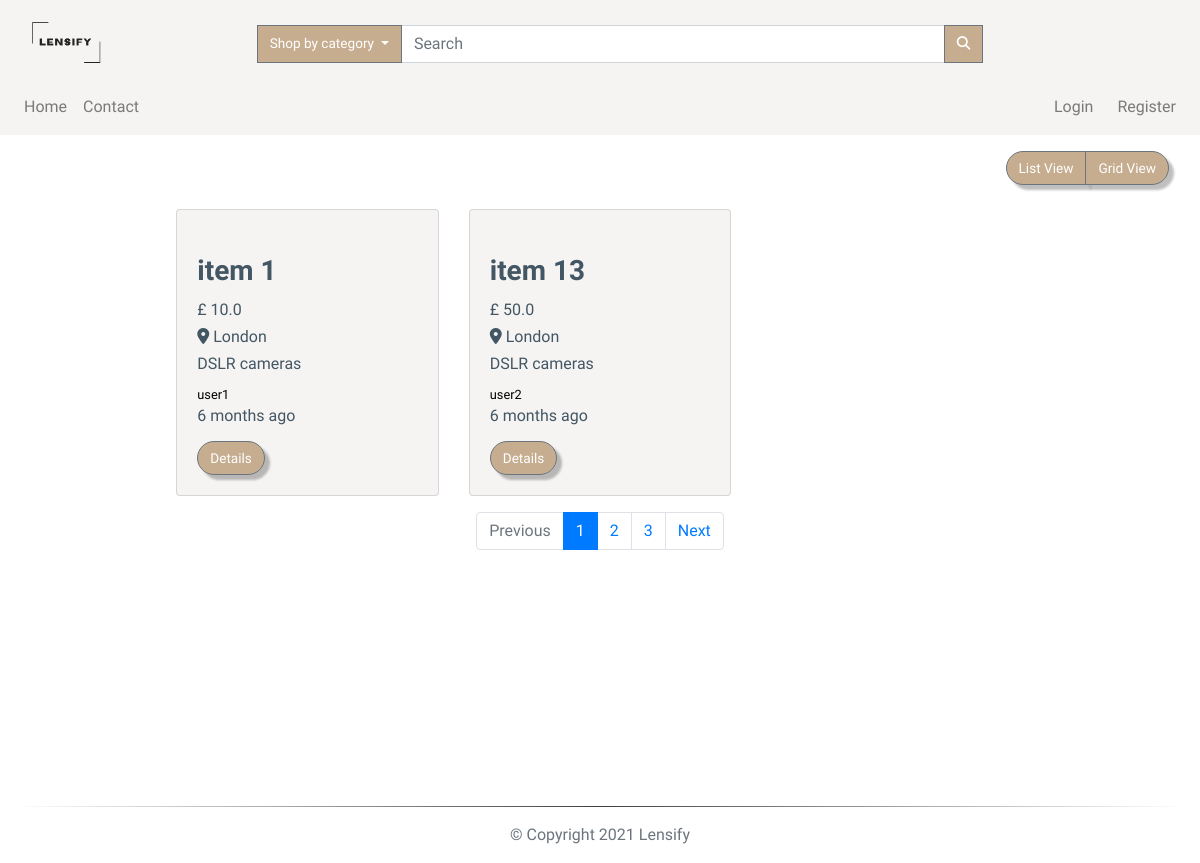
The app's page /search/cat/1, older data.
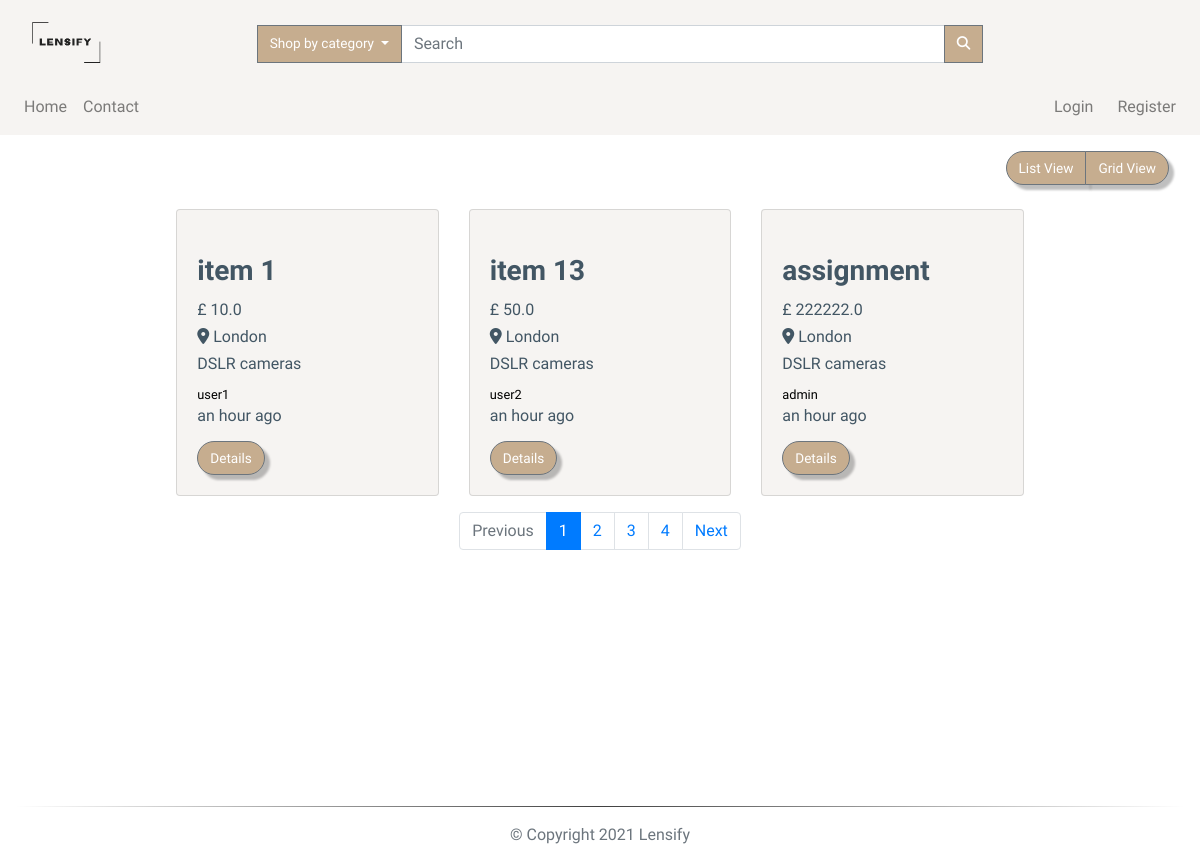
The same page, newer data.
### app/models.py (models this page shows, shortened)
class TimestampMixin(object):
    created_at = db.Column(db.DateTime, nullable=False,
                           default=datetime.utcnow)
    updated_at = db.Column(db.DateTime, onupdate=datetime.utcnow)

class ItemForSale(db.Model, TimestampMixin):
    __tablename__ = "for_sale"
    id = db.Column(db.Integer, primary_key=True)
    title = db.Column(db.String(100), nullable=False)
    description = db.Column(db.Text, nullable=False)
    quantity = db.Column(db.Integer, nullable=False, default=1)
    condition = db.Column(db.String(50), nullable=False)
    item_city = db.Column(db.String(50), nullable=False)
    price = db.Column(db.Float, nullable=False)
    item_views = db.Column(db.Integer, default=0)
    image_file = db.Column(db.String(80), nullable=False,
                           default="item.jpg")
    sold = db.Column(db.Boolean, default=False)
    seller_id = db.Column(db.Integer, db.ForeignKey('users.id'))
    category_id = db.Column(db.Integer, db.ForeignKey('categories.id'))
    item_in_order = db.relationship(
        "OrderItem", backref="item", lazy="dynamic"
    )

class Category(db.Model, TimestampMixin):
    __tablename__ = "categories"
    id = db.Column(db.Integer, primary_key=True)
    name = db.Column(db.String(30), nullable=False, unique=True)
    item_cat = db.relationship(
        "ItemForSale", backref="category", lazy="dynamic")

class User(db.Model, TimestampMixin, UserMixin):
    __tablename__ = "users"
    id = db.Column(db.Integer, primary_key=True)
    first_name = db.Column(db.String(50), nullable=False)
    last_name = db.Column(db.String(50), nullable=False)
    username = db.Column(db.String(50), unique=True, nullable=False)
    email = db.Column(db.String(115), unique=True, nullable=False)
    image_file = db.Column(db.String(80), nullable=False,
                           default="default.jpg")
    password_hash = db.Column(db.String(60), nullable=False)
    items_for_sale = db.relationship(
        "ItemForSale", backref="seller", lazy="dynamic")
    orders = db.relationship("Order", backref="buyer", lazy=True)
    address = db.relationship(
        "Address", secondary="user_addresses", backref="user", lazy="dynamic"
    )
    followed = db.relationship(
        "User", secondary=followers,
        primaryjoin=(followers.c.follower_id == id),
        secondaryjoin=(followers.c.followed_id == id),
        backref=db.backref("followers", lazy="dynamic"), lazy="dynamic")
    reviewed = db.relationship(
        "Review", backref="user_reviewed", primaryjoin=(Review.user_reviewed_id == id), lazy="dynamic"
    )
    reviewer = db.relationship(
        "Review", backref="user_reviewer", primaryjoin=(Review.user_reviewer_id == id), lazy="dynamic"
    )

### app/routes.py (the view)
@app.route('/search/cat/<cat_id>', methods=['GET', 'POST'])
@app.route('/search', methods=['GET', 'POST'])
def search(cat_id=None):
    page = request.args.get('page', 1, type=int)
    available_items = ItemForSale.query.filter_by(sold=False)\
        .order_by(ItemForSale.id.desc()).paginate(page, app.config['LISTINGS_PER_PAGE'], False)
    if cat_id is None:
        target_string = request.form['search']
        listings = ItemForSale.query.filter(
            or_(
                ItemForSale.title.contains(target_string),
                ItemForSale.description.contains(target_string)
            )
        ).filter(ItemForSale.sold == False).all()
        if target_string == '':
            search_msg = 'No record(s) found - displaying all records'
            color = 'danger'
        else:
            search_msg = f'{len(listings)} item(s) found'
            color = 'success'
    else:
        available_items = ItemForSale.query.join(
            Category, (ItemForSale.category_id == cat_id)).filter(ItemForSale.sold == False)\
            .paginate(page, app.config['LISTINGS_PER_PAGE'], False)
        next_url = url_for('search', cat_id=cat_id, page=available_items.next_num) \
            if available_items.has_next else None
        prev_url = url_for('search', cat_id=cat_id, page=available_items.prev_num) \
            if available_items.has_prev else None
        return render_template("search.html", available_items=available_items.items,
                               next_url=next_url, prev_url=prev_url, page=page, page_num=available_items.iter_pages())
    return render_template("_search.html", title='Search result', listings=listings,
                           search_msg=search_msg, color=color)

### app/routes.py (called while the page is built)
@app.before_request
def before_request():
    if current_user.is_authenticated:
        current_user.updated_at = datetime.utcnow()
        db.session.commit()

@app.context_processor
def inject_categories():
    categories = Category.query.join(
        ItemForSale, (Category.id == ItemForSale.category_id)).filter(ItemForSale.sold == False).all()
    return dict(categories=categories)

### app/templates/search.html (shortened to what this page needs)
{% extends "layout.html" %}
{% block app_content %}
<div class="row">
  <div class="col-lg-12 my-3">
    <div class="float-right mr-3">
      <div class="btn-group">
        <button class="btn btn-secondary" id="list">
          List View
        </button>
        <button class="btn btn-secondary" id="grid">
          Grid View
        </button>
      </div>
    </div>
  </div>
</div>
<div id="products" class="row view-group w-75 mx-auto">
  {% for item in available_items %}
  <div class=" item col-12 col-md-6 col-lg-4 py-2">
    <div class="card custom-bg h-100">
      <div class="card-body">
        <h3 class="card-title list-group-item-heading font-weight-bold ">{{item.title}}</h3>
        <small class="d-block font-weight-bold card-text">
          <h6>£ {{ item.price }}</h6>
        </small>
        <small class="font-weight-bold card-text">
          <h6 class="text-capitalize"><i class="fas fa-map-marker-alt"></i> {{item.item_city}}</h6>
        </small>
        <small class="card-text">
          <h6>{{ item.category.name }}</h6>
        </small>
        <small class="card-text">
          <a href="{{url_for('user', username=item.seller.username)}}">
            {{ item.seller.username }}
          </a>
        </small>
        <small class="card-text">
          <h6>{{ moment(item.created_at).fromNow() }}</h6>
        </small>
        <a href="{{url_for('item', item_id=item.id)}}" class="btn btn-secondary mt-2">
          Details
        </a>
      </div>
    </div>
  </div>
  {% endfor %}
  <nav aria-label="Page navigation" class="col-12 my-2">
    <ul class="pagination justify-content-center">
      <li class="page-item {% if not prev_url %} disabled {% endif %}">
        <a class="page-link" href="{{ prev_url }}" tabindex="-1">Previous</a>
      </li>
      {% for num in page_num %}
      {% if num %}
      <li class="page-item {% if page == num %} active {% endif %}"><a class="page-link"
          href="{{url_for('index', page=num)}}">{{ num }}</a></li>
      {% else %}
      <span class="page-item ellipsis">…</span>
      {% endif %}
      {% endfor %}
      <li class="page-item {% if not next_url %} disabled {% endif %}">
        <a class="page-link" href="{{ next_url }}">Next</a>
      </li>
    </ul>
  </nav>
</div>
{% endblock app_content %}

### app/templates/layout.html (shortened to what this page needs)
{% extends "bootstrap/base.html" %}
{% block styles %}
<link rel="stylesheet" href="https://stackpath.bootstrapcdn.com/bootstrap/4.5.0/css/bootstrap.min.css"
>
<link rel="stylesheet" href="https://cdnjs.cloudflare.com/ajax/libs/animate.css/3.7.0/animate.css" />
<link rel="stylesheet" href="{{url_for('.static', filename='css/styles.css')}}" />
{% endblock styles %}
{% block body %}
{% block navbar %}
<nav class="navbar navbar-expand-lg navbar-light custom-bg">
  <a href="{{url_for('index')}}" class="col-4 col-md-2 logo-container">
    <img class="navbar-brand img-fluid mt-2" src="{{url_for('.static', filename='img/logo.png')}}" alt="logo" />
  </a>
  <div class="collapse navbar-collapse pt-2 col-12 col-lg-9" id="search">
    <form class="form-inline col-12 input-group" method='POST' action="{{ url_for('search') }}">
      <div class="dropdown ml-3 input-group-append">
        <button class="btn btn-secondary dropdown-toggle no-radius" type="button" id="dropdownMenuButton"
          data-toggle="dropdown" aria-haspopup="true" aria-expanded="false">
          Shop by category
        </button>
      </div>
      <input class="form-control col-8 input-group-append" type="search" placeholder="Search" aria-label="Search" name="search" >
      <div class="input-group-append">
        <button class="btn btn-secondary no-radius" type="submit">
          <i class="fas fa-search"></i>
        </button>
      </div>
    </form>
  </div>
</nav>
<nav class="navbar navbar-expand-lg navbar-light custom-bg py-0">
  <div id="links" class="collapse navbar-collapse py-2">
    <div class="navbar-nav text-center">
      <a class="nav-item nav-link" href="{{url_for('index')}}">Home</a>
      <a class="nav-item nav-link" href="{{url_for('contact')}}">Contact</a>
    </div>
    <div class="navbar-nav ml-auto text-center">
      {% if current_user.is_authenticated %}
      <div class="dropdown">
        <a class="dropdown-toggle" type="button" id="dropdownMenuButton" data-toggle="dropdown" aria-haspopup="true"
          aria-expanded="false">
          Hello, {{current_user.first_name.capitalize()}}
        </a>
        <div class="dropdown-menu dropdown-menu-right text-center" aria-labelledby="dropdownMenuButton">
          <a class="dropdown-item" href="{{url_for('user', username=current_user.username)}}">
            Account
          </a>
          <a class="dropdown-item" href="{{url_for('user_settings')}}">
            Settings
          </a>
          <a class="dropdown-item" href="{{url_for('user_orders')}}">
            Orders
          </a>
          <a class="dropdown-item" href="{{url_for('new_item')}}">
            Sell
          </a>
          <a class="dropdown-item" href="{{url_for('logout')}}">Sign out</a>
        </div>
      </div>
      <div class="ml-3 text-center d-none d-lg-block" id="cart">
        <a href="{{url_for('cart')}}">
          <i class="fas fa-shopping-cart fa-lg"></i> ({{session['cart']|length}})
        </a>
      </div>
      {%else%}
      <a class="nav-item nav-link mr-2" href="{{url_for('login')}}">Login</a>
      <a class="nav-item nav-link" href="{{url_for('register')}}">Register</a>
      {%endif%}
    </div>
  </div>
</nav>
{% endblock navbar%}
{% block content %}
<main class="my-auto">
  <div class="container-fluid">
    {% block app_content %} {% endblock app_content %}
  </div>
</main>
{% endblock content%}
<footer class="footer navbar-fixed-bottom">
  <div class="container-fluid">
    <hr>
    <p class="text-muted pb-3 text-center">
      &copy;
      Copyright
      Lensify
    </p>
  </div>
</footer>
{% endblock body %}

### app/static/css/styles.css (style rules this page uses)
:root { --main-color: #fff; --second-color: #425664; --third-color: #f6f4f2; --fourth-color: #c6ad8f; }
*, *::before, *::after { margin: 0; padding: 0; box-sizing: border-box; list-style: none; text-decoration: none; }
body, html { background: var(--main-color); min-height: 100vh; width: 100%; color: var(--second-color); font-family: "Raleway", sans-serif; word-break: normal; }
html { position: relative; }
.footer { position: absolute; bottom: 0; width: 100%; height: 10px; }
a { color: black; text-decoration: none; cursor: pointer; }
ul { margin: 0; }
P { word-break: normal; }
hr { border: none; height: 1px; background-image: linear-gradient( to right, rgba(0, 0, 0, 0), rgba(0, 0, 0, 0.75), rgba(0, 0, 0, 0) ); }
.btn { font-size: 85%; white-space: nowrap; }
.btn-secondary { filter: drop-shadow(5px 5px 1px rgba(0, 0, 0, 0.25)); background-color: var(--fourth-color); border-radius: 20px; color: var(--main-color); }
.no-radius { filter: none; border-radius: 0px; color: var(--main-color); }
.custom-bg { background-color: var(--third-color); }
.logo-container img { width: 70px; height: 55px; }
.pagination { flex-wrap: wrap; }

Row changes from the older to the newer data that the page shows:
changed ItemForSale "item 1": created_at "6 months ago" → "an hour ago"
changed ItemForSale "item 13": created_at "6 months ago" → "an hour ago"
added ItemForSale: title "assignment", price "222222.0", item_city "London", category.name "DSLR cameras", seller.username "admin", created_at "an hour ago"
Text that changed along with them:
new list line: "4"
